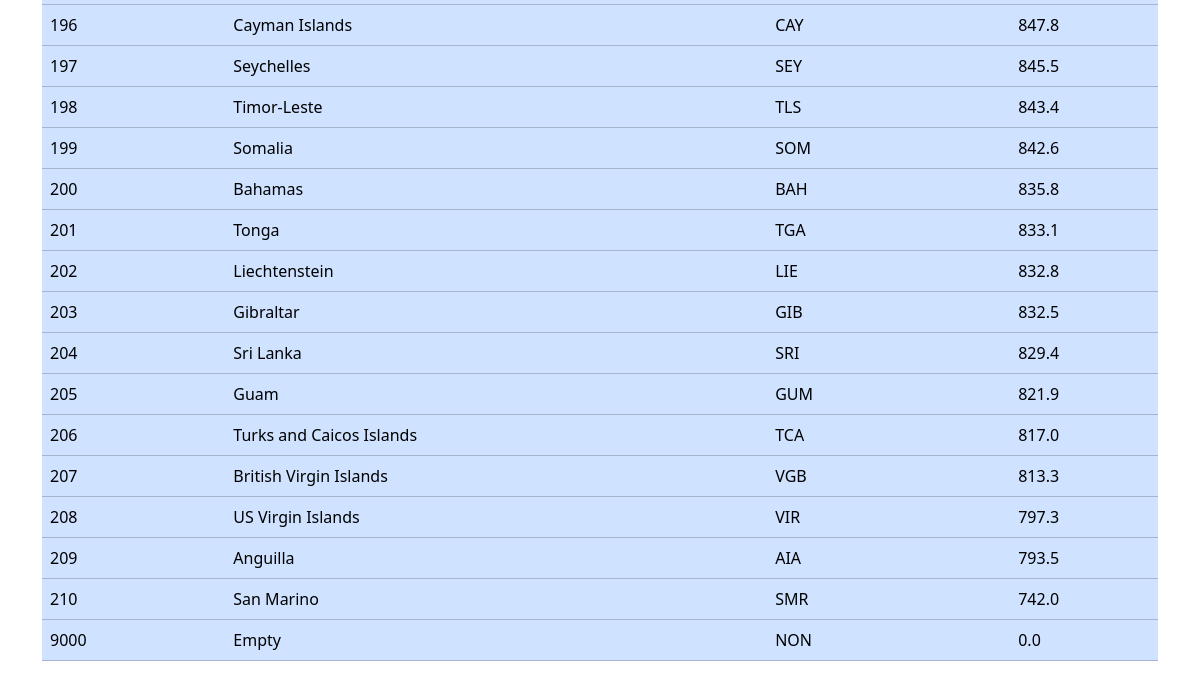
The page /world_rankings (lower part) on the database as committed earlier.
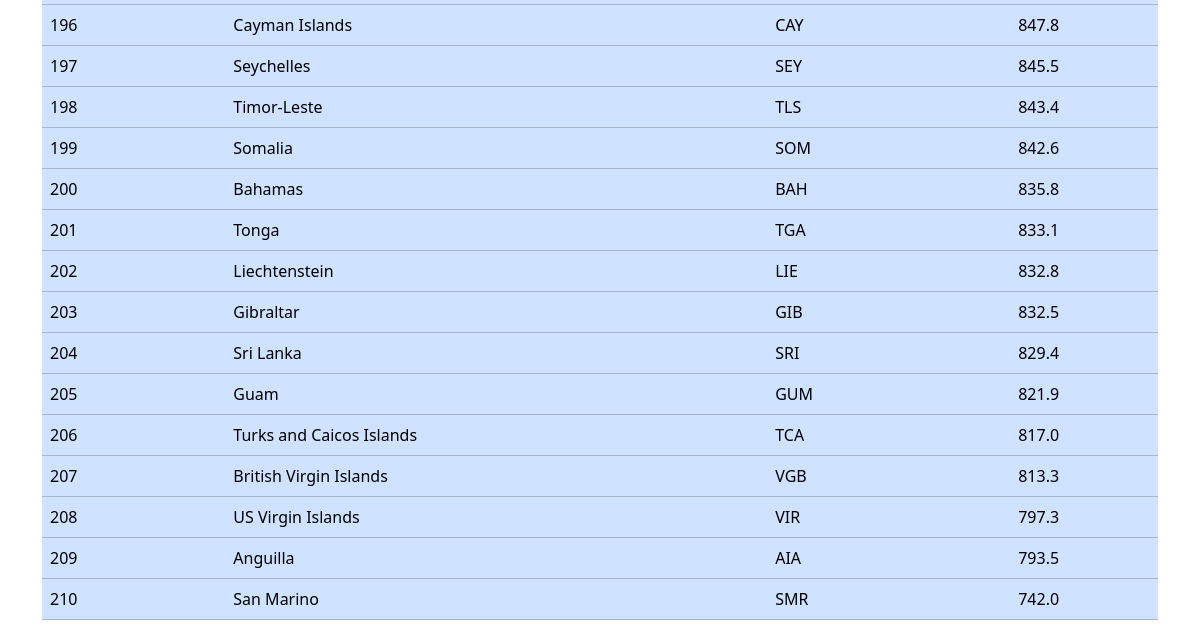
The same page on the database as committed later.
### predictor/models.py (models this page shows, shortened)
class Country(models.Model):
    name = models.CharField(max_length=28)
    fifa_ranking = models.IntegerField()
    fifa_points = models.DecimalField(decimal_places=1,max_digits=6)
    short_name = models.CharField(max_length=23)
    class Meta:
        verbose_name_plural = "countries"

### predictor/views.py (the view)
# urls.py: path('world_rankings',views.WorldRankings.as_view(),name='world_rankings'),
class WorldRankings(View):
    template_name = 'predictor/world_rankings.html'
    def get(self, request):
        countries = Country.objects.order_by('fifa_ranking')
        context = {
            'countries':countries
        }
        return render(request, self.template_name, context)

### predictor/templates/predictor/world_rankings.html (shortened to what this page needs)
{% extends 'predictor/base.html' %}
{% block content %}
<div class="container">
    <div
    class="table-responsive"
    >
    <table
    class="table table-primary"
    >
        <tbody>
            {% for country in countries %}
            <tr class="">
                <td scope="row">{{country.fifa_ranking}}</td>
                <td>{{country.name}}</td>
                <td>{{country.short_name}}</td>
                <td>{{country.fifa_points}}</td>
                </tr>
            {% endfor %}
        </tbody>
    </table>
</div>
</div>
{% endblock content %}

### predictor/templates/predictor/base.html (shortened to what this page needs)
<!DOCTYPE html>
<html lang="en">
<head>
    <link href="https://cdn.jsdelivr.net/npm/bootstrap@5.3.2/dist/css/bootstrap.min.css" rel="stylesheet"
>
        {% load static %}
        <link rel="stylesheet" href="{% static 'predictor\style\styles.css' %}">
</head>
<body>
    {% block content %}
    {% endblock content %}
</body>
</html>

Rows that differ between the two databases and show on the page:
removed Country: fifa_ranking "9000", name "Empty", short_name "NON", fifa_points "0.0"
